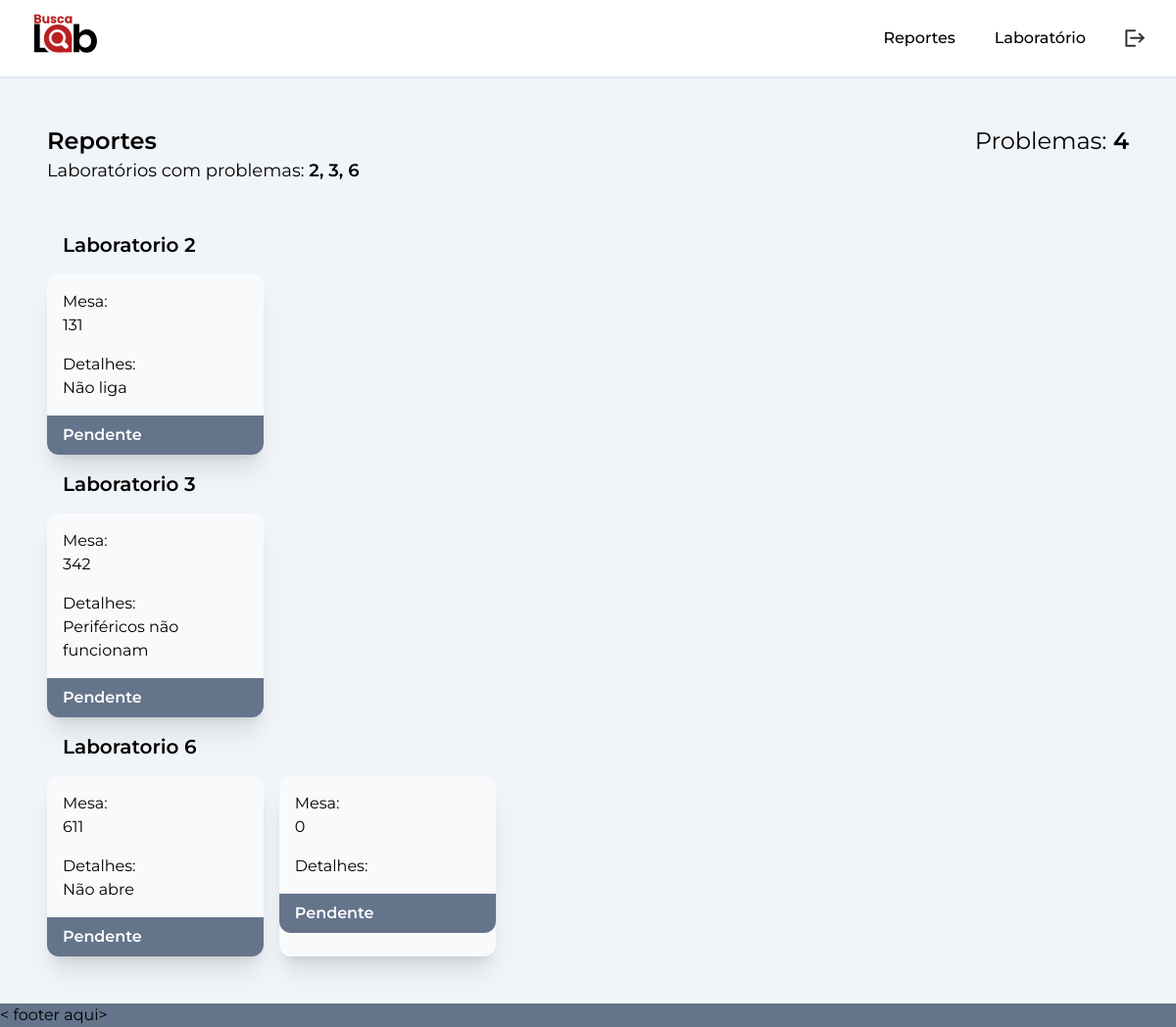
Page /html/suporte/main.php (signed in) on the earlier database version.
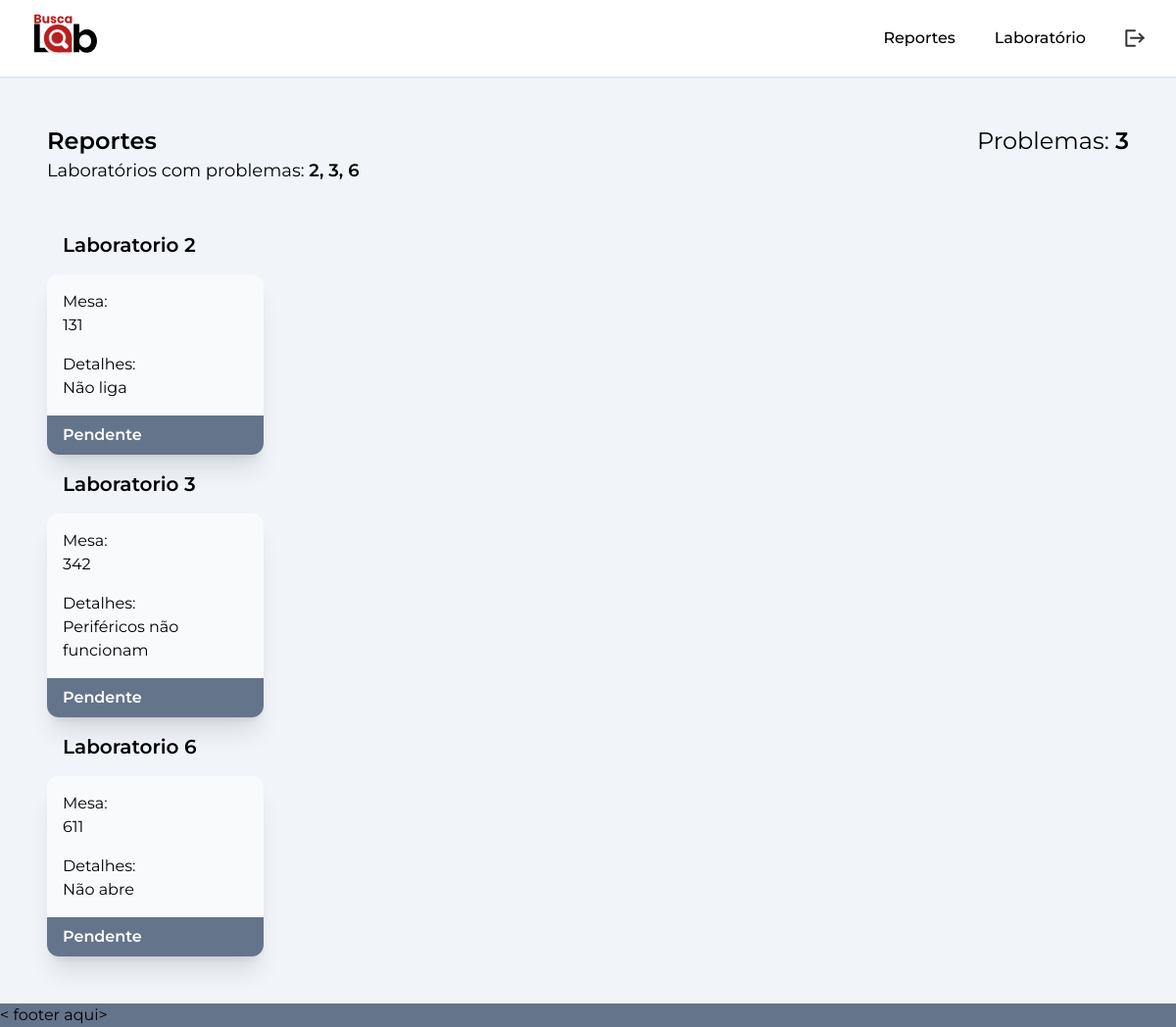
Same page on the later database version.
### tables this page shows
CREATE TABLE `problemas` (
  `id` int NOT NULL,
  `laboratorio` int NOT NULL,
  `categoria` text NOT NULL,
  `software` text NOT NULL,
  `equipamento` text NOT NULL,
  `problema` text NOT NULL,
  `outro_problema` text NOT NULL,
  `mesa` int NOT NULL,
  `situação` int NOT NULL
);

### html/suporte/main.php (the view, shortened to what the changed rows need)
<?php
require '../../src/models/conn.php';
$sql = "SELECT id, laboratorio, categoria, software, equipamento, problema, outro_problema, mesa, situação
            FROM problemas
            ORDER BY laboratorio ASC";
$slq_labs_c_problemas = "SELECT DISTINCT laboratorio
                             FROM problemas
                             ORDER BY laboratorio ASC";
$result = mysqli_query($conn, $sql);
$row_count = mysqli_num_rows($result);
$result_labs_c_problemas = mysqli_query($conn, $slq_labs_c_problemas);
?>
<!DOCTYPE html>
<html lang="en">
<head>
    <link rel="stylesheet" href="../../src/css/output.css" />
    <link rel="stylesheet" href="https://cdnjs.cloudflare.com/ajax/libs/jqueryui/1.12.1/jquery-ui.css" />
</head>
<body class="font-montserrat h-screen flex flex-col justify-between">
    <section class="flex bg-slate-100 p-8">
        <main class="flex flex-col p-4 gap-8 w-full ">
            <section>
                <div class="flex flex-row justify-between">
                    <h2 class="text-2xl font-semibold">Reportes</h2>
                    <h3 class="text-2xl">Problemas: <span class="font-semibold"><?php echo $row_count; ?></span></h3>
                </div>
                <div>
                    <p class="text-lg">Laboratórios com problemas:
                        <span class="font-semibold">
                            <?php
                            $num_result_labs_c_problemas = mysqli_num_rows($result_labs_c_problemas);
                            $aux = 0;
                            while ($row = mysqli_fetch_assoc($result_labs_c_problemas)) {
                                $aux++;
                                echo $row["laboratorio"];
                                if ($aux < $num_result_labs_c_problemas) {
                                    echo ", ";
                                }
                            }
                            ?>
                        </span>
                    </p>
                </div>
            </section>
            <section>
                <?php
                $first = True;
                $n_rows = 1;
                while ($row = mysqli_fetch_assoc($result)) {
                    $situacao = $row["situação"];
                    if ($situacao == 1) {
                        $situacao = 'Pendente';
                    } else if ($situacao == 2) {
                        $situacao = 'Em andamento';
                    } else if ($situacao == 3) {
                        $situacao = 'Concluído';
                    }
                    if ($first) {
                        $lab = intval($row["laboratorio"]);
                        echo '<section class="flex flex-col" style="">
                            <h3 class="font-semibold text-xl p-4 transition-all">
                            Laboratorio ' . $row["laboratorio"] . '
                            </h3>
                            <article class="flex flex-row flex-wrap gap-4" >';
                        $first = false;
                    }
                    if ($lab != intval($row["laboratorio"])) {
                        echo '</article>
                         </section>';
                        $lab = intval($row["laboratorio"]);
                        echo '<section class="flex flex-col" style="">
                            <h3 class="font-semibold text-xl p-4 transition-all">
                            Laboratorio ' . $row["laboratorio"] . '
                            </h3>
                            <article class="flex flex-row flex-wrap gap-4">';
                    }
                    echo '
                                <div class=" bg-slate-50 rounded-xl w-1/5 shrink-0 shadow-xl hover:shadow-2xl transition-all duration-300"  onclick="concluiTarefa()">
                                    <div class="p-4">
                                        <p class="w-full">Mesa:</p>
                                        <span>' . $row["mesa"] . '</span>
                                    </div>
                                    <div class="p-4 pt-0">
                                        <p class="w-full">Detalhes:</p>
                                        <span>' . $row["problema"] . '</span>
                                    </div>
                                    <div id="tarefa" data-estado="' . $situacao . '" data-id="' . $row["id"] . '" class="reporte cursor-pointer bg-slate-500 font-semibold text-white rounded-b-xl pl-4 pt-2 pb-2">
                                        <p class="" id="status">' . $situacao . '</p>
                                    </div>
                                </div>
                            ';
                    if ($n_rows == $row_count) {
                        echo '
                        </article> </section>';
                    }
                    $n_rows++;
                }
                ?>
        </main>
    </section>
</body>
</html>

Differences in the rows shown:
removed problemas: mesa "0", situação "Pendente"
Other differences:
$row_count: "4" → "3"
